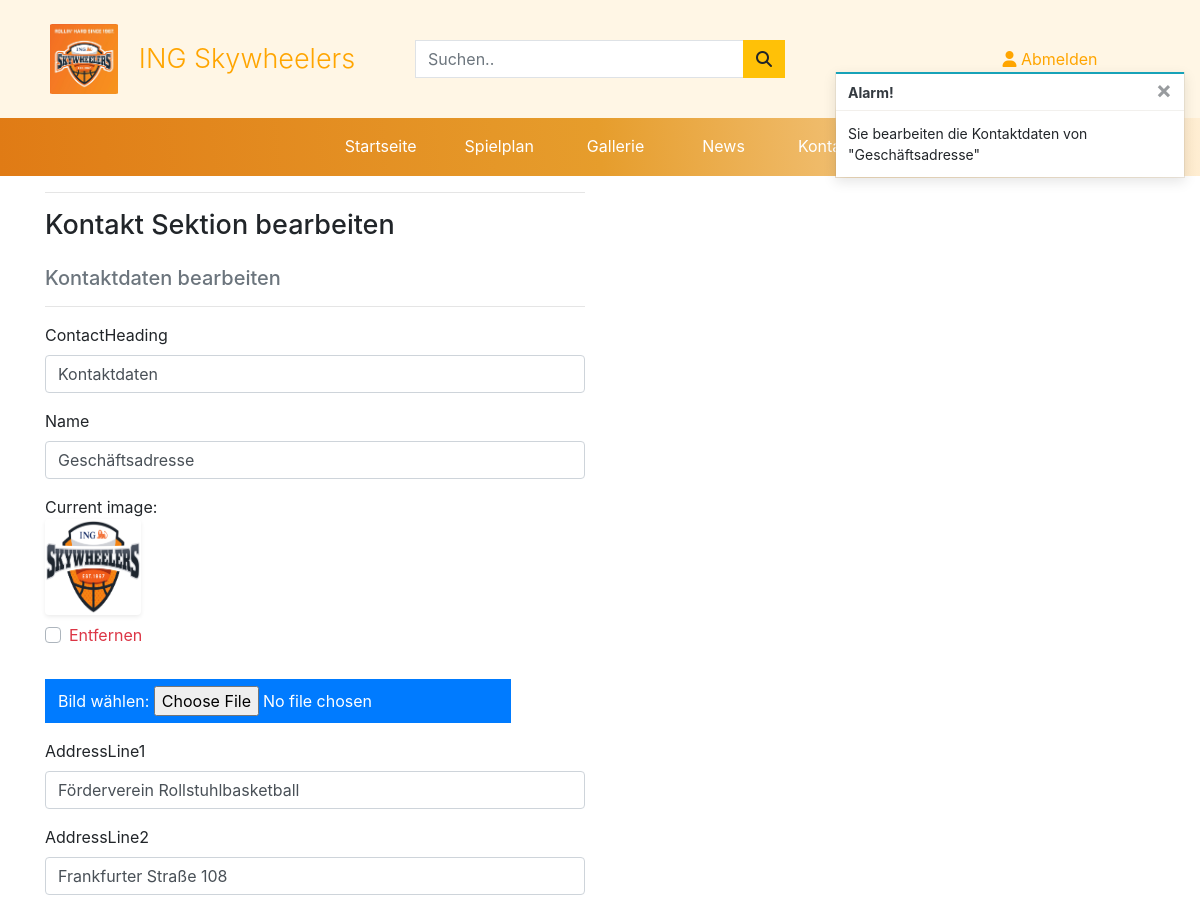
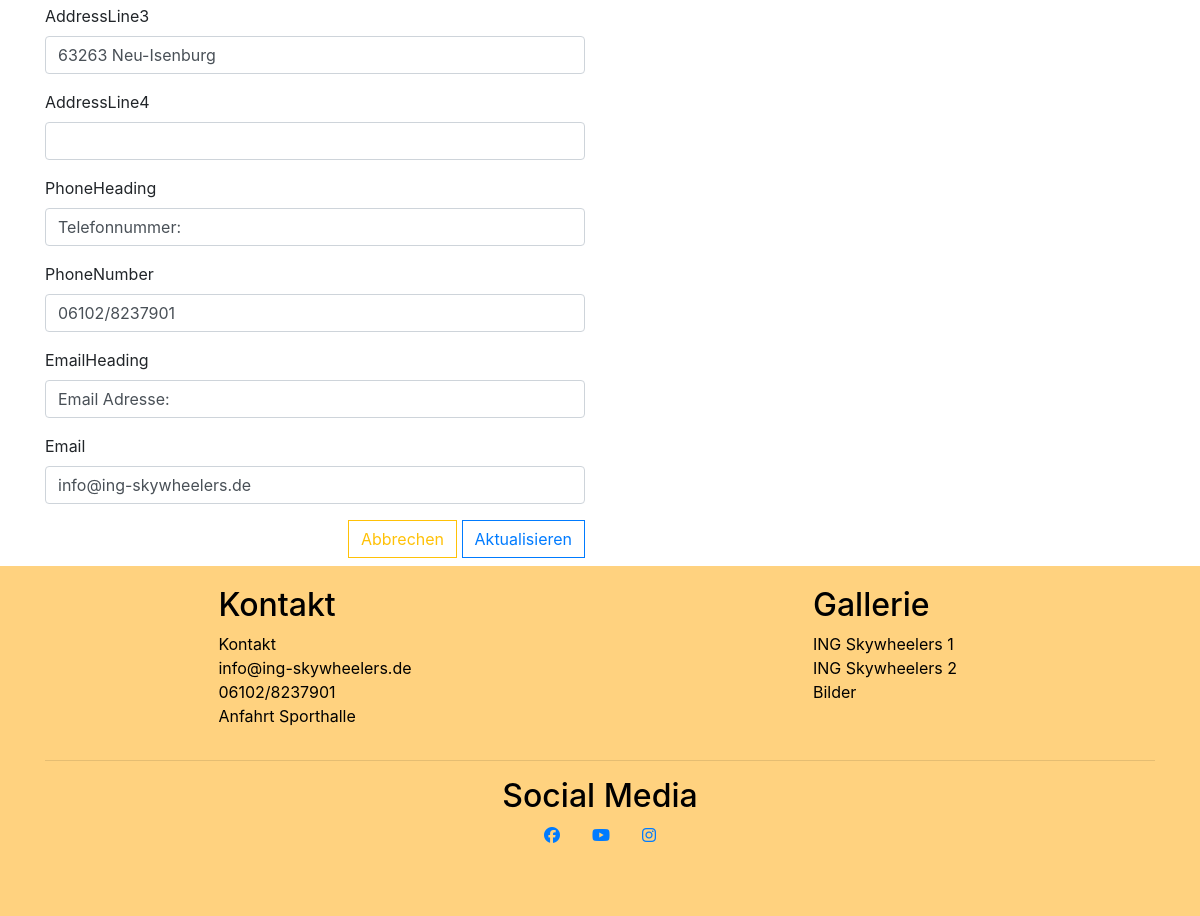
The app's page /kontakt/bearbeiten/1/ (signed in) with its own data (2 pictures, top to bottom).
### contact/models.py (models this page shows)
class ContactInfo(models.Model):
    contactHeading = models.CharField(max_length=100, null=False, blank=False, default='')
    name = models.CharField(max_length=100, null=False, blank=False, default='')
    image = models.ImageField(null=False, blank=False)
    addressLine1 = models.CharField(max_length=100, null=True, blank=True, default='')
    addressLine2 = models.CharField(max_length=100, null=True, blank=True, default='')
    addressLine3 = models.CharField(max_length=100, null=True, blank=True, default='')
    addressLine4 = models.CharField(max_length=100, null=True, blank=True, default='')
    phoneHeading = models.CharField(max_length=40, null=True, blank=True, default='')
    phoneNumber =  models.CharField(max_length=20, null=True, blank=True, default='')
    emailHeading = models.CharField(max_length=20, null=True, blank=True, default='')
    email = models.EmailField(max_length=100, null=True, blank=True, default='')

### contact/views.py (the view)
# urls.py: path('bearbeiten/<int:contact_id>/', views.edit_contact_info, name='edit_contact_person')
@login_required
def edit_contact_info(request, contact_id):
    if not request.user.is_superuser:
        messages.error(request, "Verzeihung! Nur Besitzer dieser Website können das machen.")
        return redirect(reverse('contactPage'))
    contact_info = get_object_or_404(ContactInfo, pk=contact_id)
    if request.method == 'POST':
        form = ContactInfoForm(request.POST, request.FILES, instance=contact_info)
        if form.is_valid():
            form.save()
            messages.success(request, 'Die Information der Kontaktsperson wurde erfolgreich aktualisiert!')
            return redirect(reverse('contactPage'))
        else:
            messages.error(request, 'Es ist ein Fehler aufgetreten. Bitte stellen Sie sicher, dass das Formular gültig ist.')
    else:
        form = ContactInfoForm(instance=contact_info)
        messages.info(request, f'Sie bearbeiten die Kontaktdaten von "{contact_info.name}"')
    context = {
        'form': form,
        'contact_info': contact_info
    }
    return render(request, 'contact/edit-contact.html', context)

### contact/forms.py
class ContactInfoForm(forms.ModelForm):
    class Meta:
        model = ContactInfo
        fields = '__all__'
    image = forms.ImageField(label='Bild', required=False, widget=CustomClearableFileInput)
    def __init__(self, *args, **kwargs):
        super().__init__(*args, **kwargs)
        product = ContactInfo.objects.all()

### contact/templates/contact/edit-contact.html (shortened to what this page needs)
{% extends 'base.html' %}
{% block content %}
{% load crispy_forms_tags %}
<section>
    <div class="container">
        <div class="row">
            <div class="col-12 col-md-6">
                <hr>
                <h1 class="logo-font mb-4">Kontakt Sektion bearbeiten</h1>
                <h5 class="text-muted">Kontaktdaten bearbeiten</h5>
                <hr>
            </div>
        </div>
        <div class="row">
            <div class="col-12 col-md-6">
                <form class="form mb-2" action="{% url 'edit_contact_person' contact_info.id %}" method="post" enctype="multipart/form-data">
                    {% for field in form %}
                        {% if field.name != 'image' %}
                            {{ field | as_crispy_field }}
                        {% else %}
                            {{ field }}
                        {% endif %}
                    {% endfor %}
                    <div class="text-right">
                        <a href="{% url 'contactPage' %}" class="btn btn-outline-warning rounded-0">Abbrechen</a>
                        <button class="btn btn-outline-primary rounded-0" type="submit">Aktualisieren</button>
                    </div>
                </form>
            </div>
        </div>
    </div>
</section>
{% endblock %}

### static/css/base.css (style rules this page uses)
.logo-font { font-size: 20px; }
@media (min-width: 991px) { .logo-font { font-size: 27px; } }

### records on screen
ContactInfo: contactHeading "Kontaktdaten" "Geschäftsadresse" "Förderverein Rollstuhlbasketball" "Frankfurter Straße 108" "63263 Neu-Isenburg" "Telefonnummer:" "06102/8237901" "Email Adresse:" "info@ing-skywheelers.de"

### other values on screen
{{ message }} "Sie bearbeiten die Kontaktdaten von \"Geschäftsadresse\""
{{ widget.initial_text }} "Current image"
{{ widget.clear_checkbox_label }} "Entfernen"
